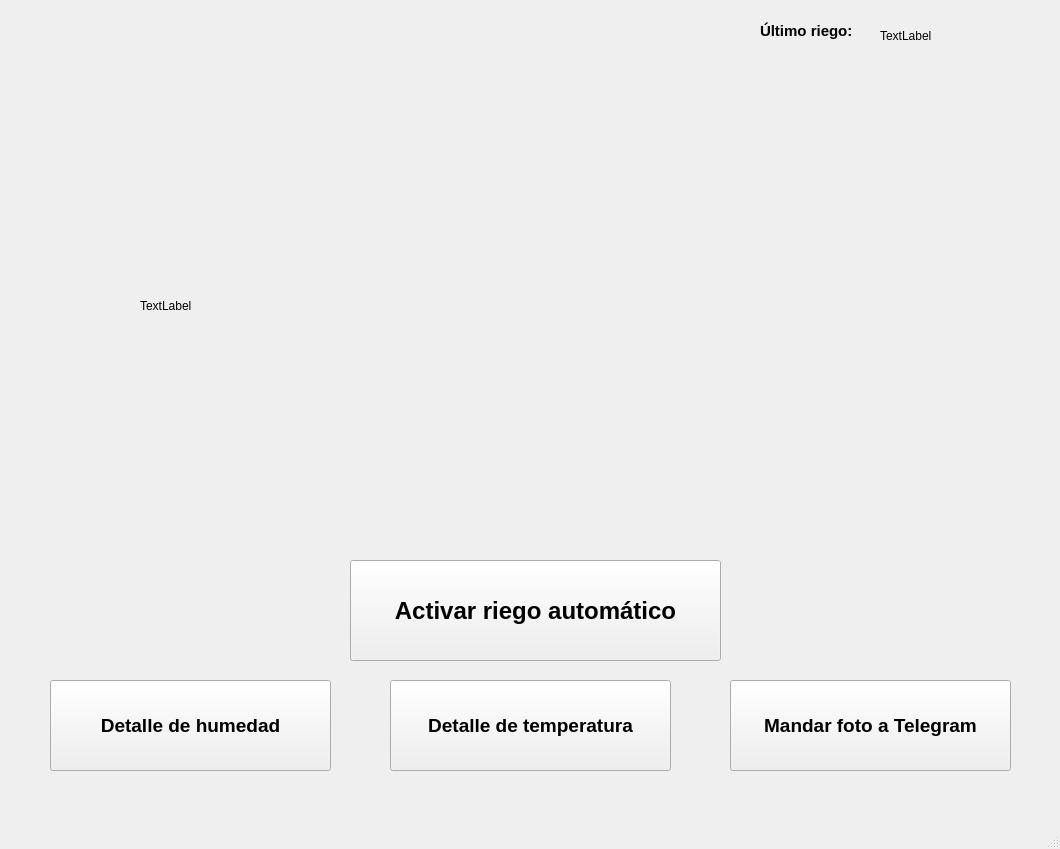
<?xml version="1.0" encoding="UTF-8"?>
<ui version="4.0">
 <class>MainWindow</class>
 <widget class="QMainWindow" name="MainWindow">
  <property name="geometry">
   <rect>
    <x>0</x>
    <y>0</y>
    <width>1060</width>
    <height>849</height>
   </rect>
  </property>
  <property name="windowTitle">
   <string>MainWindow</string>
  </property>
  <widget class="QWidget" name="centralwidget">
   <widget class="QPushButton" name="pushButton">
    <property name="geometry">
     <rect>
      <x>390</x>
      <y>680</y>
      <width>281</width>
      <height>91</height>
     </rect>
    </property>
    <property name="font">
     <font>
      <family>Segoe UI</family>
      <pointsize>14</pointsize>
      <weight>75</weight>
      <bold>true</bold>
     </font>
    </property>
    <property name="text">
     <string>Detalle de temperatura</string>
    </property>
   </widget>
   <widget class="QPushButton" name="pushButton_2">
    <property name="geometry">
     <rect>
      <x>730</x>
      <y>680</y>
      <width>281</width>
      <height>91</height>
     </rect>
    </property>
    <property name="font">
     <font>
      <family>Segoe UI</family>
      <pointsize>14</pointsize>
      <weight>75</weight>
      <bold>true</bold>
     </font>
    </property>
    <property name="text">
     <string>Mandar foto a Telegram</string>
    </property>
   </widget>
   <widget class="QPushButton" name="pushButton_3">
    <property name="geometry">
     <rect>
      <x>350</x>
      <y>560</y>
      <width>371</width>
      <height>101</height>
     </rect>
    </property>
    <property name="font">
     <font>
      <family>Segoe UI</family>
      <pointsize>18</pointsize>
      <weight>75</weight>
      <bold>true</bold>
     </font>
    </property>
    <property name="text">
     <string>Activar riego automático</string>
    </property>
   </widget>
   <widget class="QLabel" name="Temperatura_en_grados">
    <property name="geometry">
     <rect>
      <x>880</x>
      <y>10</y>
      <width>161</width>
      <height>51</height>
     </rect>
    </property>
    <property name="text">
     <string>TextLabel</string>
    </property>
   </widget>
   <widget class="QLabel" name="Camara">
    <property name="geometry">
     <rect>
      <x>140</x>
      <y>70</y>
      <width>781</width>
      <height>471</height>
     </rect>
    </property>
    <property name="text">
     <string>TextLabel</string>
    </property>
   </widget>
   <widget class="QPushButton" name="pushButton_4">
    <property name="geometry">
     <rect>
      <x>50</x>
      <y>680</y>
      <width>281</width>
      <height>91</height>
     </rect>
    </property>
    <property name="font">
     <font>
      <family>Segoe UI</family>
      <pointsize>14</pointsize>
      <weight>75</weight>
      <bold>true</bold>
     </font>
    </property>
    <property name="text">
     <string>Detalle de humedad</string>
    </property>
   </widget>
   <widget class="QLabel" name="label">
    <property name="geometry">
     <rect>
      <x>760</x>
      <y>10</y>
      <width>111</width>
      <height>41</height>
     </rect>
    </property>
    <property name="font">
     <font>
      <family>Segoe UI</family>
      <pointsize>11</pointsize>
      <weight>75</weight>
      <bold>true</bold>
     </font>
    </property>
    <property name="text">
     <string>Último riego:</string>
    </property>
   </widget>
  </widget>
  <widget class="QMenuBar" name="menubar">
   <property name="geometry">
    <rect>
     <x>0</x>
     <y>0</y>
     <width>1060</width>
     <height>26</height>
    </rect>
   </property>
  </widget>
  <widget class="QStatusBar" name="statusbar"/>
 </widget>
 <resources/>
 <connections/>
</ui>
